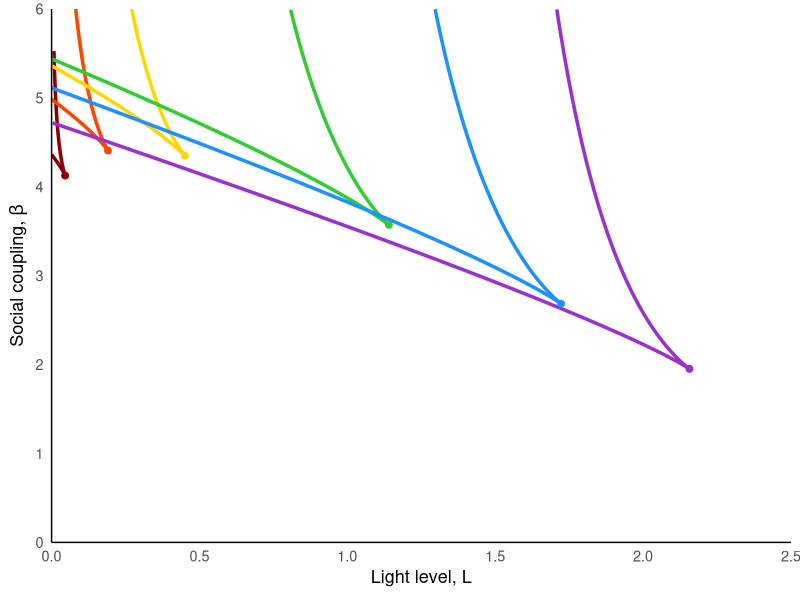
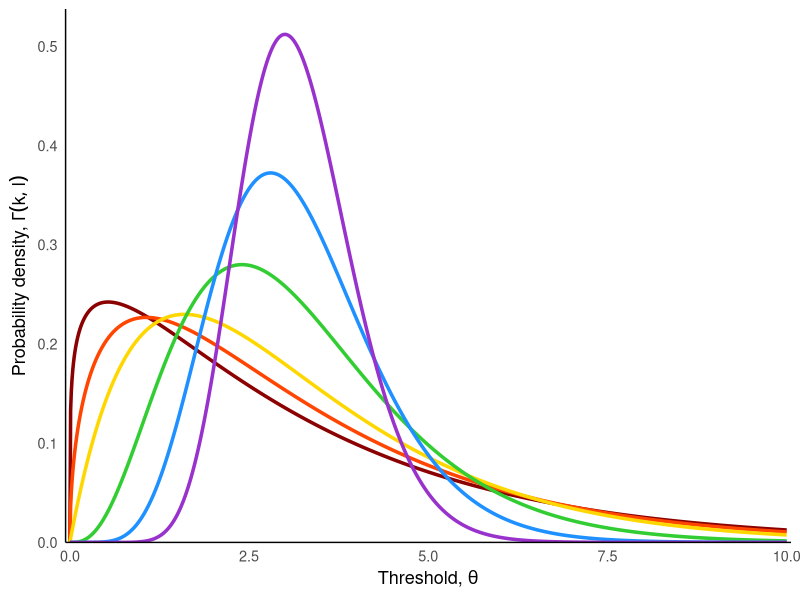
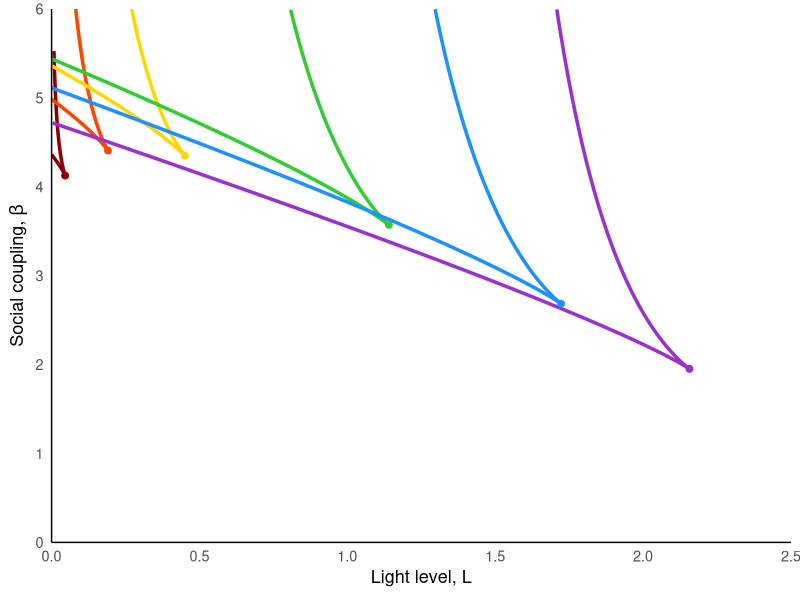
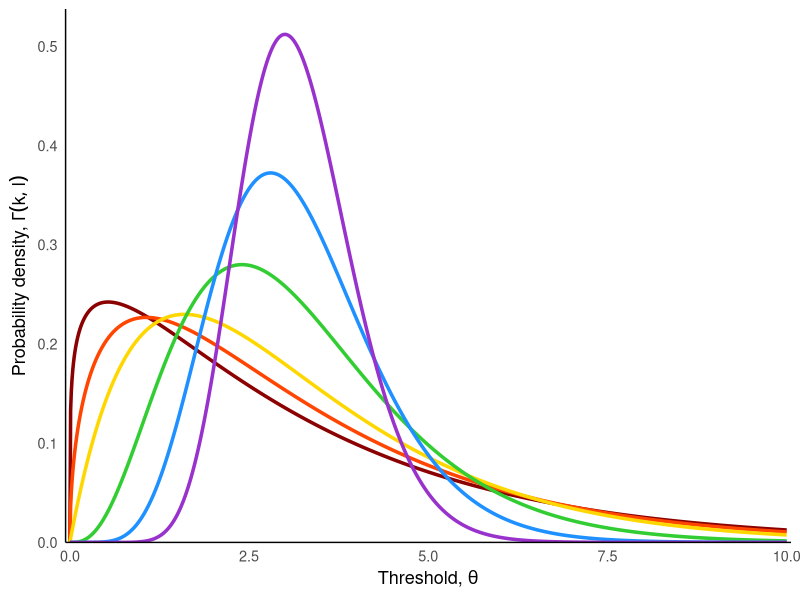

Write R code to recreate these figures, in order.
library(ggplot2)
library(dplyr)

# -------------------------------
# Parameters
# -------------------------------
alpha <- 1
L_max <- 2.5
beta_max <- 6

# -------------------------------
# Function to compute fold curve branches
# -------------------------------
compute_fold_branches <- function(shape, scale, alpha = 1, L_max = 1.5, beta_max = 6) {
  
  # Local gamma PDF & CDF functions
  f_gamma_local <- function(z) dgamma(z, shape = shape, scale = scale)
  F_gamma_local <- function(z) pgamma(z, shape = shape, scale = scale)
  
  # Local fold curve functions
  beta_of_z_local <- function(z) 1 / f_gamma_local(z)
  L_of_z_local <- function(z) (z - F_gamma_local(z)/f_gamma_local(z)) / alpha
  
  # Generate fold curve
  z_vals <- seq(0.05, 10, length.out = 8000)
  curve <- data.frame(
    z = z_vals,
    L = L_of_z_local(z_vals),
    beta = beta_of_z_local(z_vals)
  ) |> filter(L >= 0, L <= L_max, beta >= 0, beta <= beta_max)
  
  # Split at cusp
  z_c <- (shape - 1) * scale
  lower_branch <- curve |> filter(z <= z_c) |> arrange(L)
  upper_branch <- curve |> filter(z >= z_c) |> arrange(desc(L))
  
  # Return list with branches and cusp info
  list(
    lower_branch = lower_branch,
    upper_branch = upper_branch,
    z_cusp = z_c,
    L_cusp = L_of_z_local(z_c),
    beta_cusp = beta_of_z_local(z_c)
  )
}

# -------------------------------
# Gamma PDF & CDF
# -------------------------------
f_gamma <- function(z) dgamma(z, shape = shape, scale = scale)
F_gamma <- function(z) pgamma(z, shape = shape, scale = scale)

# -------------------------------
# Fold curve
# -------------------------------
beta_of_z <- function(z) 1 / f_gamma(z)
L_of_z <- function(z) (z - F_gamma(z)/f_gamma(z)) / alpha

# Compute branches using the function
branches1 <- compute_fold_branches(1.2, 3.2/1.2, alpha, L_max, beta_max)
lower_branch1 <- branches1$lower_branch
upper_branch1 <- branches1$upper_branch
L_cusp1 <- branches1$L_cusp
beta_cusp1 <- branches1$beta_cusp

# Compute branches using the function
branches2 <- compute_fold_branches(1.5, 3.2/1.5, alpha, L_max, beta_max)
lower_branch2 <- branches2$lower_branch
upper_branch2 <- branches2$upper_branch
L_cusp2 <- branches2$L_cusp
beta_cusp2 <- branches2$beta_cusp

# Compute branches using the function
branches3 <- compute_fold_branches(2, 3.2/2, alpha, L_max, beta_max)
lower_branch3 <- branches3$lower_branch
upper_branch3 <- branches3$upper_branch
L_cusp3 <- branches3$L_cusp
beta_cusp3 <- branches3$beta_cusp

# Compute branches using the function
branches4 <- compute_fold_branches(4, 3.2/4, alpha, L_max, beta_max)
lower_branch4 <- branches4$lower_branch
upper_branch4 <- branches4$upper_branch
L_cusp4 <- branches4$L_cusp
beta_cusp4 <- branches4$beta_cusp


# Compute branches using the function
branches5 <- compute_fold_branches(8, 3.2/8, alpha, L_max, beta_max)
lower_branch5 <- branches5$lower_branch
upper_branch5 <- branches5$upper_branch
L_cusp5 <- branches5$L_cusp
beta_cusp5 <- branches5$beta_cusp

# Compute branches using the function
branches6 <- compute_fold_branches(16, 3.2/16, alpha, L_max, beta_max)
lower_branch6 <- branches6$lower_branch
upper_branch6 <- branches6$upper_branch
L_cusp6 <- branches6$L_cusp
beta_cusp6 <- branches6$beta_cusp


# -------------------------------
# Plot
# -------------------------------
# Define rainbow color palette (red to violet, darkest to lightest)
rainbow_colors <- c("#8B0000", "#FF4500", "#FFD700", "#32CD32", "#1E90FF", "#9932CC")
shape_values <- c(1.2,1.5,2,4, 8, 16)
scale_values <- 3.2/shape_values


ggplot() +
  
  # fold curves with different rainbow shades
  geom_path(data = lower_branch1, aes(L, beta), colour = rainbow_colors[1], linewidth = 1.2) +  # Dark red
  geom_path(data = upper_branch1, aes(L, beta), colour = rainbow_colors[1], linewidth = 1.2) +
  geom_path(data = lower_branch2, aes(L, beta), colour = rainbow_colors[2], linewidth = 1.2) +  # Orange red
  geom_path(data = upper_branch2, aes(L, beta), colour = rainbow_colors[2], linewidth = 1.2) +
  geom_path(data = lower_branch3, aes(L, beta), colour = rainbow_colors[3], linewidth = 1.2) +  # Gold
  geom_path(data = upper_branch3, aes(L, beta), colour = rainbow_colors[3], linewidth = 1.2) +
  geom_path(data = lower_branch4, aes(L, beta), colour = rainbow_colors[4], linewidth = 1.2) +  # Lime green
  geom_path(data = upper_branch4, aes(L, beta), colour = rainbow_colors[4], linewidth = 1.2) +
  geom_path(data = lower_branch5, aes(L, beta), colour = rainbow_colors[5], linewidth = 1.2) +  # Dodger blue
  geom_path(data = upper_branch5, aes(L, beta), colour = rainbow_colors[5], linewidth = 1.2) +
  geom_path(data = lower_branch6, aes(L, beta), colour = rainbow_colors[6], linewidth = 1.2) +  # Dark orchid
  geom_path(data = upper_branch6, aes(L, beta), colour = rainbow_colors[6], linewidth = 1.2) +
  
  # cusp points with matching rainbow shades
  geom_point(aes(x = L_cusp1, y = beta_cusp1), colour = rainbow_colors[1], size = 2) +
  geom_point(aes(x = L_cusp2, y = beta_cusp2), colour = rainbow_colors[2], size = 2) +
  geom_point(aes(x = L_cusp3, y = beta_cusp3), colour = rainbow_colors[3], size = 2) +
  geom_point(aes(x = L_cusp4, y = beta_cusp4), colour = rainbow_colors[4], size = 2) +
  geom_point(aes(x = L_cusp5, y = beta_cusp5), colour = rainbow_colors[5], size = 2) +
  geom_point(aes(x = L_cusp6, y = beta_cusp6), colour = rainbow_colors[6], size = 2) +
  

  
  # # labels on cusp points
  # geom_text(aes(x = L_cusp1-0.05, y = beta_cusp1-0.2), 
  #          label = "atop(italic(k)==4.0, italic(l)==0.8)",
  #          colour = "black", size = 3, hjust = 0, parse = TRUE) +
  # geom_text(aes(x = L_cusp2-0.05, y = beta_cusp2-0.2), 
  #          label = "atop(italic(k)==1.5, italic(l)==2.1)", 
  #          colour = "black", size = 3, hjust = 0, parse = TRUE) +
  # geom_text(aes(x = L_cusp3-0.05, y = beta_cusp3-0.2), 
  #          label = "atop(italic(k)==2.0, italic(l)==1.6)", 
  #          colour = "black", size = 3, hjust = 0, parse = TRUE) +
  # geom_text(aes(x = L_cusp4-0.05, y = beta_cusp4-0.2), 
  #          label = "atop(italic(k)==8.0, italic(l)==0.4)", 
  #          colour = "black", size = 3, hjust = 0, parse = TRUE) +
  # geom_text(aes(x = L_cusp5-0.05, y = beta_cusp5-0.2), 
  #          label = "atop(italic(k)==16, italic(l)==0.2)", 
  #          colour = "black", size = 3, hjust = 0, parse = TRUE) +
  # geom_text(aes(x = L_cusp6-0.05, y = beta_cusp6-0.2), 
  #          label = "atop(italic(k)==1.2, italic(l)==2.7)", 
  #          colour = "black", size = 3, hjust = 0, parse = TRUE) +
  # axes
  coord_cartesian(xlim = c(0, L_max), ylim = c(0, beta_max)) +
  scale_x_continuous(expand = c(0, 0)) +
  scale_y_continuous(expand = c(0, 0)) +
  labs(x = expression("Light level, " * L), y = expression("Social coupling, " * beta)) +
  theme_minimal(base_size = 13) +
  theme(
    panel.grid.major = element_blank(),
    panel.grid.minor = element_blank(),
    axis.line = element_line(color = "black", size = 0.5)
  )


ggsave("Figure 3/analytic_number_of_fps_vary_params_mean.pdf", width = 7, height = 7)

# -------------------------------
# Plot underlying gamma distributions
# -------------------------------

# Create data for plotting gamma PDFs
z_range <- seq(0, 10, length.out = 1000)

# Generate gamma PDF data for each parameter set
gamma_data <- data.frame(
  z = rep(z_range, 6),
  density = c(
    dgamma(z_range, shape = 1.2, scale = 3.2/1.2),      # branches1
    dgamma(z_range, shape = 1.5, scale = 3.2/1.5),  # branches2  
    dgamma(z_range, shape = 2, scale = 3.2/2),      # branches3
    dgamma(z_range, shape = 4, scale = 3.2/4),      # branches4
    dgamma(z_range, shape = 8, scale = 3.2/8),    # branches5
    dgamma(z_range, shape = 16, scale = 3.2/16)   # branches6
  ),
  group = rep(c("k=4.0, θ=0.8", "k=1.5, θ=2.1", "k=2.0, θ=1.6", 
                "k=8.0, θ=0.4", "k=16, θ=0.2", "k=1.2, θ=2.7"), each = length(z_range)),
  color_index = rep(c(1, 2, 3, 4, 5, 6), each = length(z_range))
)

# Create data for gamma distribution labels
gamma_labels <- data.frame(
  x = c(max(0, (4-1)*3.2/4) + 0.3,
        max(0, (1.5-1)*3.2/1.5) + 0.3,
        max(0, (2-1)*3.2/2) + 0.3,
        max(0, (8-1)*3.2/8) + 0.3,
        max(0, (16-1)*3.2/16) + 0.3,
        max(0, (1.2-1)*3.2/1.2) + 0.3),
  y = c(dgamma(max(0.01, (4-1)*3.2/4), shape = 4, scale = 3.2/4) + 0.05,
        dgamma(max(0.01, (1.5-1)*3.2/1.5), shape = 1.5, scale = 3.2/1.5) + 0.1,
        dgamma(max(0.01, (2-1)*3.2/2), shape = 2, scale = 3.2/2) + 0.05,
        dgamma(max(0.01, (8-1)*3.2/8), shape = 8, scale = 3.2/8) + 0.2,
        dgamma(max(0.01, (16-1)*3.2/16), shape = 16, scale = 3.2/16) + 0.5,
        dgamma(max(0.01, (1.2-1)*3.2/1.2), shape = 1.2, scale = 3.2/1.2) + 0.15),
  label = c("atop(italic(k)==4.0, theta==0.8)",
            "atop(italic(k)==1.5, theta==2.1)",
            "atop(italic(k)==2.0, theta==1.6)",
            "atop(italic(k)==8.0, theta==0.4)",
            "atop(italic(k)==16, theta==0.2)",
            "atop(italic(k)==1.2, theta==2.7)"),
  color = rainbow_colors
)

# Create the gamma distribution plot with rainbow colors and legend
p_gamma <- ggplot(gamma_data, aes(x = z, y = density, color = factor(color_index))) +
  geom_line(linewidth = 1.2) +
  scale_color_manual(values = setNames(rainbow_colors, as.character(1:6))) +
  
  
  labs(x = expression("Threshold, " * theta), 
       y = expression("Probability density, " * Gamma(k, l))) +
  theme_minimal(base_size = 13) +
  theme(
    panel.grid.major = element_blank(),
    panel.grid.minor = element_blank(),
    axis.line = element_line(color = "black", size = 0.5),
    legend.position = "none"
  ) +
  coord_cartesian(xlim = c(0, 10), ylim = c(0, max(gamma_data$density) * 1.05)) +
  scale_x_continuous(expand = c(0, 0.06)) +
  scale_y_continuous(expand = c(0, 0))

print(p_gamma)
ggsave("Figure 3/gamma_distributions_vary_params_mean.pdf", plot = p_gamma, width = 7, height = 7)
